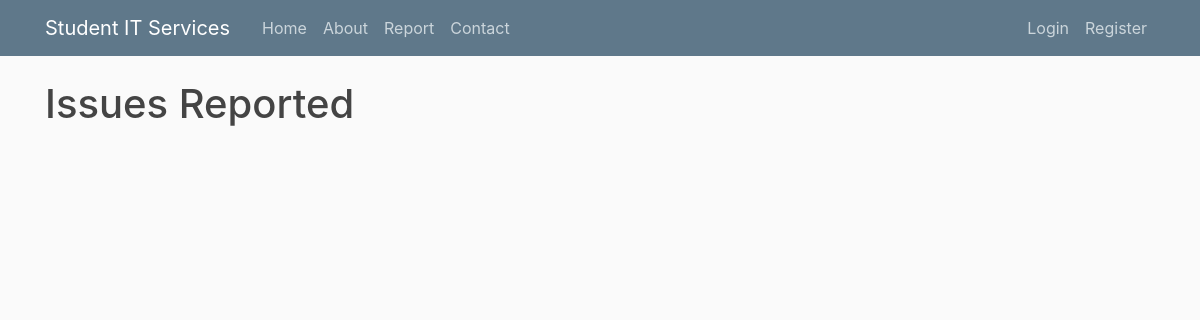
The app's page /report, older data.
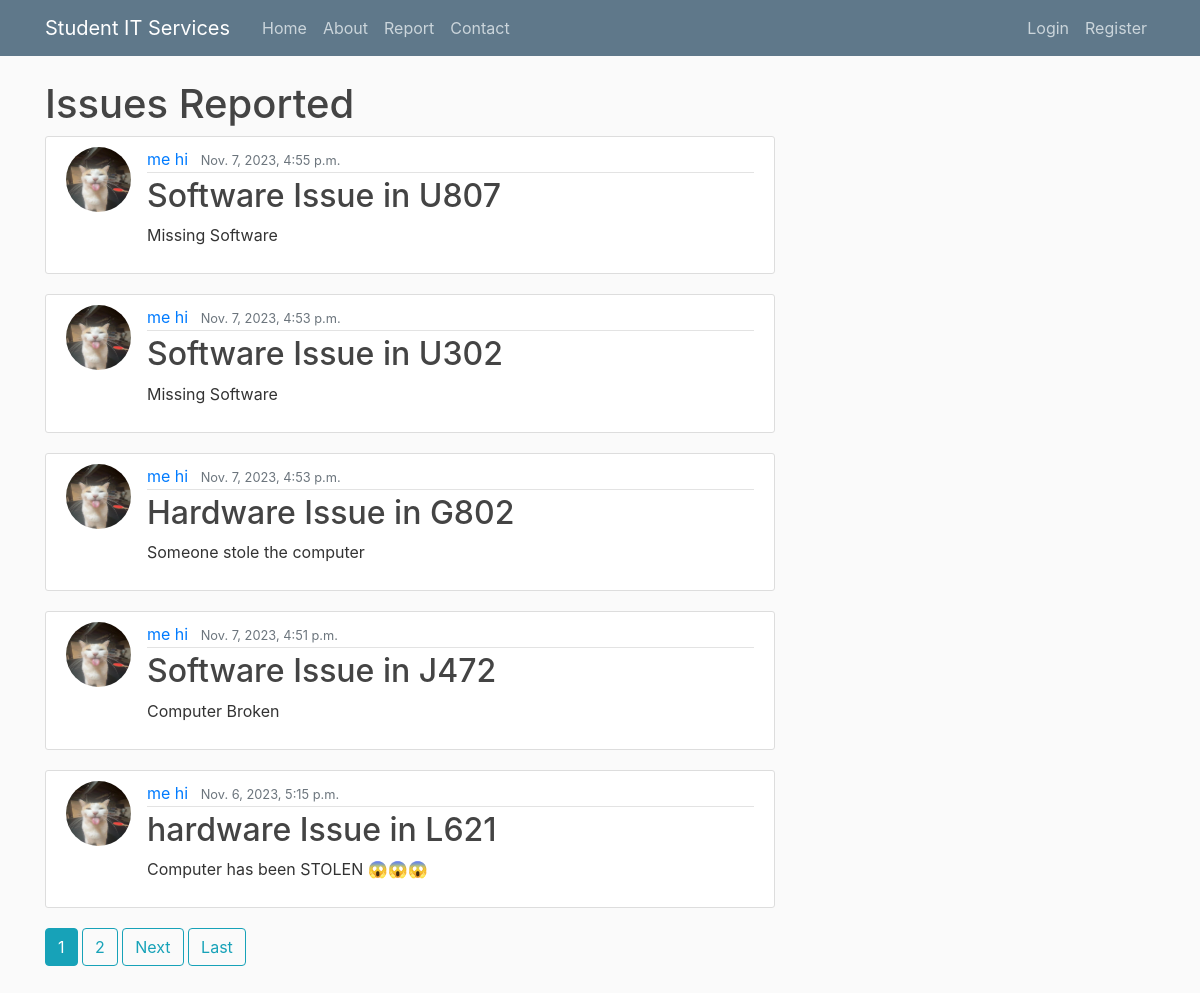
The same page, newer data.
### itreporting/models.py (models this page shows, shortened)
class Issue(models.Model):
    type = models.CharField(max_length=100, choices = [('Hardware', 'Hardware'), ('Software', 'Software')])
    room = models.CharField(max_length=100)
    urgent = models.BooleanField(default= False)
    details = models.TextField()
    date_submitted = models.DateTimeField(default=timezone.now)
    author = models.ForeignKey(User, related_name='issues', on_delete=models.CASCADE)
    def __str__(self):
        return f'{self.type} Issue in {self.room}'

### users/models.py (models this page shows)
class Profile(models.Model):
    user = models.OneToOneField(User, null = True, on_delete = models.CASCADE)
    image = models.ImageField(default = 'default.png', upload_to = 'profile_pics')
    def __str__(self):
        return f'{self.user.first_name} {self.user.last_name}'

### itreporting/views.py (the view)
class PostListView(ListView):
    model=Issue
    template_name='itreporting/report.html'
    context_object_name='issues'
    ordering= ['-date_submitted']
    paginate_by = 5

### itreporting/templates/itreporting/report.html (shortened to what this page needs)
{% extends "itreporting/base.html" %}
{% block content %}
    <h1>Issues Reported</h1>
    {% for issue in issues %}
    <article class="media content-section">
        <img class="rounded-circle article-img" src="{{issue.author.profile.image.url }}"/>
        <div class="media-body">
            <div class="article-metadata">
                <a class="mr-2" href="{% url 'itreporting:user-issues' issue.author.username %}">{{ issue.author.profile }}</a>
                <small class="text-muted">{{ issue.date_submitted}}</small>
            </div>
            <h2><a class="article-title" href="{% url 'itreporting:issue-detail' issue.id %}">{{ issue }}</a></h2>
            <p class="article-content">{{ issue.details }}</p>
        </div>
    </article>
    {% endfor %}
    {% if is_paginated %}
    {% for num in page_obj.paginator.page_range %}
    {% if page_obj.number == num %}
    <a class="btn btn-info mb-4" href="?page={{num}}">{{num}}</a>
    {% elif num > page_obj.number|add:'-3' and num < page_obj.number|add:'3' %}
    <a class="btn btn-outline-info mb-4" href="?page={{num}}">{{num}}</a>
    {% endif %}
    {% endfor %}
    {% if page_obj.has_next %}
    <a class="btn btn-outline-info mb-4" href="?page={{page_obj.next_page_number}}">Next</a>
    <a class="btn btn-outline-info mb-4" href="?page={{page_obj.paginator.num_pages}}">Last</a>
    {% endif %}
    {% endif %}
{% endblock content %}

### itreporting/templates/itreporting/base.html (shortened to what this page needs)
{% load static %}
<!DOCTYPE html>
<html>
<head>
    <link rel="stylesheet" href="https://cdn.jsdelivr.net/npm/bootstrap@4.0.0/dist/css/bootstrap.min.css">
    <link rel="stylesheet" type="text/css" href="{% static 'css/styles.css'%}"/>
</head>
<body>
    <div class="container">
        <header class="site-header">
            <nav class="navbar navbar-expand-md navbar-dark bg-steel fixed-top">
                <div class="container">
                <a class="navbar-brand mr-4" href="{% url 'itreporting:home' %}">Student IT Services</a>
                <div class="collapse navbar-collapse" id="navbarToggle">
                    <div class="navbar-nav mr-auto">
                        <a class="nav-item nav-link" href="{% url 'itreporting:home' %}">Home</a>
                        <a class="nav-item nav-link" href="{% url 'itreporting:about' %}">About</a>
                        <a class="nav-item nav-link" href="{%url 'itreporting:report'%}">Report</a>
                        <a class="nav-item nav-link" href="{% url 'itreporting:contact' %}">Contact</a>
                    </div>
                    <div class="navbar-nav">
                        {% if user.is_authenticated %}
                        <a class="nav-item nav-link" href="{% url 'itreporting:issue-create' %}">New Issue</a>
                        <a class="nav-item nav-link" href="{% url 'logout' %}">Logout</a>
                        <a class="nav-item nav-link" href="{% url 'profile' %}">Profile</a>
                        {% else %}
                        <a class="nav-item nav-link" href="{% url 'login' %}">Login</a>
                        <a class="nav-item nav-link" href="{% url 'register'%}">Register</a>
                        {% endif %}
                    </div>
                </div>
            </nav>
        </header>
        <div class="row">
            <div class="col-md-8">
            {% block content %}{% endblock %}
            </div>
        </div>
    </div>
</body>
</html>

### itreporting/static/css/styles.css (style rules this page uses)
html { position: relative; min-height: 100%; }
body { background: #fafafa; color: #333333; margin-top: 5rem; margin-bottom: 50px; }
h1, h2, h3, h4, h5, h6 { color: #444444; }
.bg-steel { background-color: #5f788a; }
.site-header .navbar-nav .nav-link { color: #cbd5db; }
.content-section { background: #ffffff; padding: 10px 20px; border: 1px solid #dddddd; border-radius: 3px; margin-bottom: 20px; }
.article-title { color: #444444; }
.article-content { white-space: pre-line; }
.article-img { height: 65px; width: 65px; margin-right: 16px; }
.article-metadata { padding-bottom: 1px; margin-bottom: 4px; border-bottom: 1px solid #e3e3e3 }

Row changes from the older to the newer data that the page shows:
added Issue: author.profile.image (picture), author.profile "me hi", date_submitted "Nov. 7, 2023, 4:55 p.m.", type+room "Software Issue in U807", details "Missing Software"
added Issue: author.profile.image (picture), author.profile "me hi", date_submitted "Nov. 7, 2023, 4:53 p.m.", type+room "Software Issue in U302", details "Missing Software"
added Issue: author.profile.image (picture), author.profile "me hi", date_submitted "Nov. 7, 2023, 4:53 p.m.", type+room "Hardware Issue in G802", details "Someone stole the computer"
added Issue: author.profile.image (picture), author.profile "me hi", date_submitted "Nov. 7, 2023, 4:51 p.m.", type+room "Software Issue in J472", details "Computer Broken"
added Issue: author.profile.image (picture), author.profile "me hi", date_submitted "Nov. 6, 2023, 5:15 p.m.", type+room "hardware Issue in L621", details "Computer has been STOLEN 😱😱😱"
Text that changed along with them:
new list line: "1"
new list line: "2"
text now shown: "Next Last"
